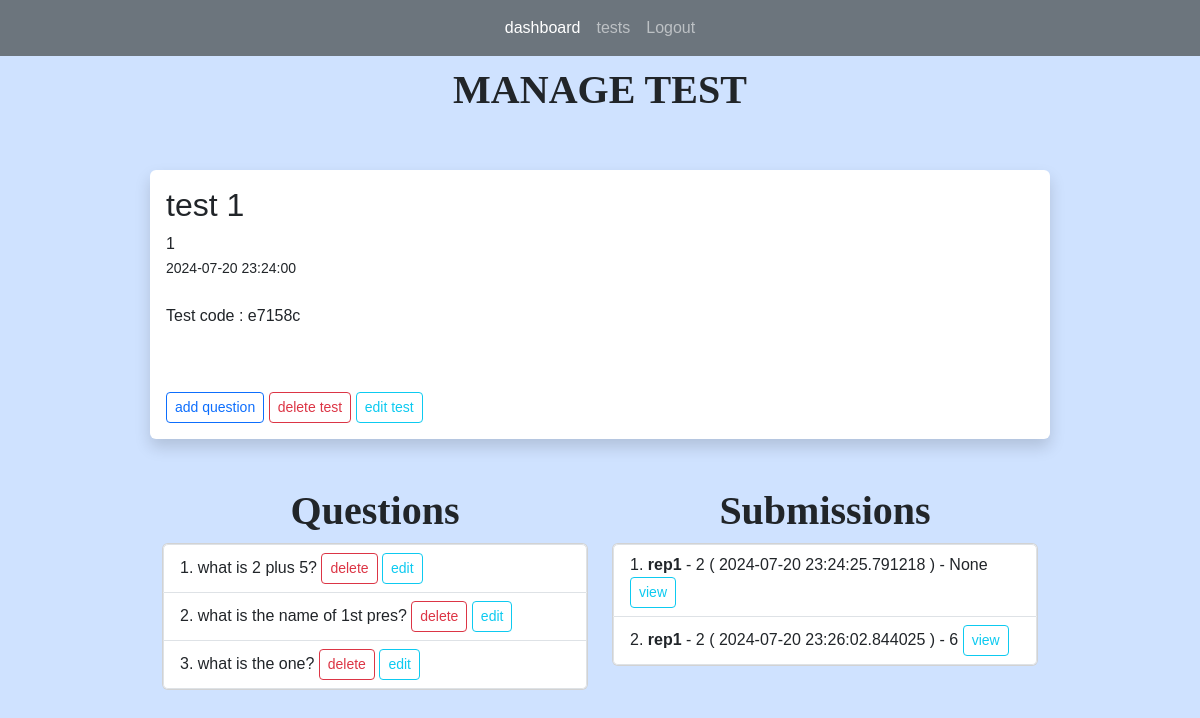
The page /tests/1 (signed in) on the database its author committed.
### app.py (models this page shows)
class Tests(db.Model):
    test_id = db.Column(db.Integer, primary_key=True)
    title = db.Column(db.String(255))
    start_date = db.Column(db.DateTime, nullable = False)
    end_date = db.Column(db.DateTime, nullable = False)
    status = db.Column(db.String(255))
    teacher_id = db.Column(db.Integer, db.ForeignKey('users.id'))
    teacher = db.relationship('Users', backref=db.backref('tests', lazy=True))
    questions = db.relationship("Questions", backref="question_list")
    code = db.Column(db.String(6), unique=True)  # column to store the unique code
    students = db.relationship('Users', secondary='test_students', backref=db.backref('tests_registered', lazy=True))
    submissions = db.relationship('Submission', backref='test_submissions', lazy=True)

class Questions(db.Model):
    question_id = db.Column(db.Integer, primary_key=True)
    question_text = db.Column(db.String(255), nullable=False)
    question_type = db.Column(db.String(255), nullable=False)
    points = db.Column(db.Integer, nullable=False)
    option1 = db.Column(db.String(255))
    option2 = db.Column(db.String(255))
    option3 = db.Column(db.String(255))
    option4 = db.Column(db.String(255))
    correct_opt = db.Column(db.Integer)
    correct_ans = db.Column(db.String(255))
    test_id = db.Column(db.Integer, db.ForeignKey('tests.test_id'))
    test = db.relationship('Tests', backref=db.backref('question_test', lazy=True))
    answer = db.relationship("Answers", uselist=False)

class Submission(db.Model):
    submission_id = db.Column(db.Integer, primary_key=True)
    student_id = db.Column(db.Integer, db.ForeignKey('users.id'))
    test_id = db.Column(db.Integer, db.ForeignKey('tests.test_id'))
    submitted_at = db.Column(db.DateTime, default=datetime.now)
    total_points = db.Column(db.Integer)
    student = db.relationship('Users', backref=db.backref('submitter', lazy=True))
    test = db.relationship('Tests', backref=db.backref('submission_test', lazy=True))
    answers = db.relationship('Answers', backref=db.backref('answered_questions', lazy=True), lazy=True)

class Users(db.Model, UserMixin):
    id = db.Column(db.Integer, primary_key = True)
    name = db.Column(db.String(200), nullable=False)
    email = db.Column(db.String(120), nullable=False, unique =True)
    password = db.Column(db.String(128), nullable=False)
    role = db.Column(db.String(80), nullable=False)
    submissions = db.relationship('Submission', backref='submitted_tests', lazy=True)

### app.py (the view)
@app.route('/tests/<int:id>', methods=['GET', 'POST'])
@login_required(role="teacher")
def test(id):
    test = Tests.query.get_or_404(id)
    questions = Questions.query.filter_by(test_id = id)
    return render_template('manage_test.html', test=test, questions=questions)

### app.py (called while the page is built)
@login_manager.user_loader
def load_user(user_id):
    return Users.query.get(int(user_id))

def login_required(role="ANY"):
    def wrapper(fn):
        @wraps(fn)
        def decorated_view(*args, **kwargs):
            if not current_user.is_authenticated:
               return login_manager.unauthorized()
            if ( (current_user.role != role) and (role != "ANY")):
                return login_manager.unauthorized()
            return fn(*args, **kwargs)
        return decorated_view
    return wrapper

### templates/manage_test.html (shortened to what this page needs)
{% extends 'index.html' %}
{% block content %}
<h1>MANAGE TEST</h1>
<br>
<br/>
<div class="shadow p-3 mb-5 bg-body rounded">
	<h2>{{ test.title }}</h2>
    {{ test.teacher_id }}<br/>
	<small>{{ test.start_date }}</small> <br/><br/>
	<p>
		Test code : {{ test.code }}
	</p>
	<br/><br/>
	<a href="{{ url_for('add_question', id=test.test_id)}}" class="btn btn-outline-primary btn-sm">add question</a>
	<a href="{{ url_for('delete_test', id=test.test_id)}}" class="btn btn-outline-danger btn-sm">delete test</a>
	<a href="{{ url_for('edit_test', id=test.test_id)}}" class="btn btn-outline-info btn-sm">edit test</a>
	<br/>
</div>
<div class="container text-center">
	<div class="row">
	  <div class="col">
		<h1>Questions</h1>
	  </div>
	  <div class="col">
		<h1>Submissions</h1>
	  </div>
	</div>
	<div class="row">
	  <div class="col">
		<div class="card">
			<ul class="list-group list-group-numbered">
				{% for question in questions %}
				<li style="text-align: left;" class="list-group-item justify-content-between ">
					{{ question.question_text }}
					<a class="btn btn-outline-danger btn-sm" href="{{ url_for('delete_question', id=test.test_id, question_id = question.question_id)}}">delete</a>
					<a class="btn btn-outline-info btn-sm" href="{{ url_for('edit_question', id=test.test_id, question_id = question.question_id)}}">edit</a>
				</li>
				{% endfor %}
			</ul>
		</div>
	  </div>
	  <div class="col">
		<div class="card">
			<ul class="list-group list-group-numbered">
				{% for submission in test.submissions %}
				<li style="text-align: left;" class="list-group-item justify-content-between ">
					<b>
						{{ submission.student.name }}
					</b>
					 - {{ submission.student_id }}
					( {{ submission.submitted_at }} ) -
					{{ submission.total_points }}
					<a class="btn btn-outline-info btn-sm" href="{{ url_for('view_submission', id=test.test_id, submission_id = submission.submission_id)}}">view</a>
				</li>
				{% endfor %}
			</ul>
		</div>
	  </div>
	</div>
  </div>
{% endblock %}

### static/main.css (style rules this page uses)
body { font-family: Arial, sans-serif; margin: 0; padding: 0; }
H1 { font-family: Copperplate; font-weight: bold; font-size: 40px; text-align: center; }

### rows shown on the page
Tests: title "test 1", teacher_id "1", start_date "2024-07-20 23:24:00", code "e7158c"
Questions: question_text "what is 2 plus 5?"
Questions: question_text "what is the name of 1st pres?"
Questions: question_text "what is the one?"
Submission: student.name "rep1", student_id "2", submitted_at "2024-07-20 23:24:25.791218", total_points "None"
Submission: student.name "rep1", student_id "2", submitted_at "2024-07-20 23:26:02.844025", total_points "6"
